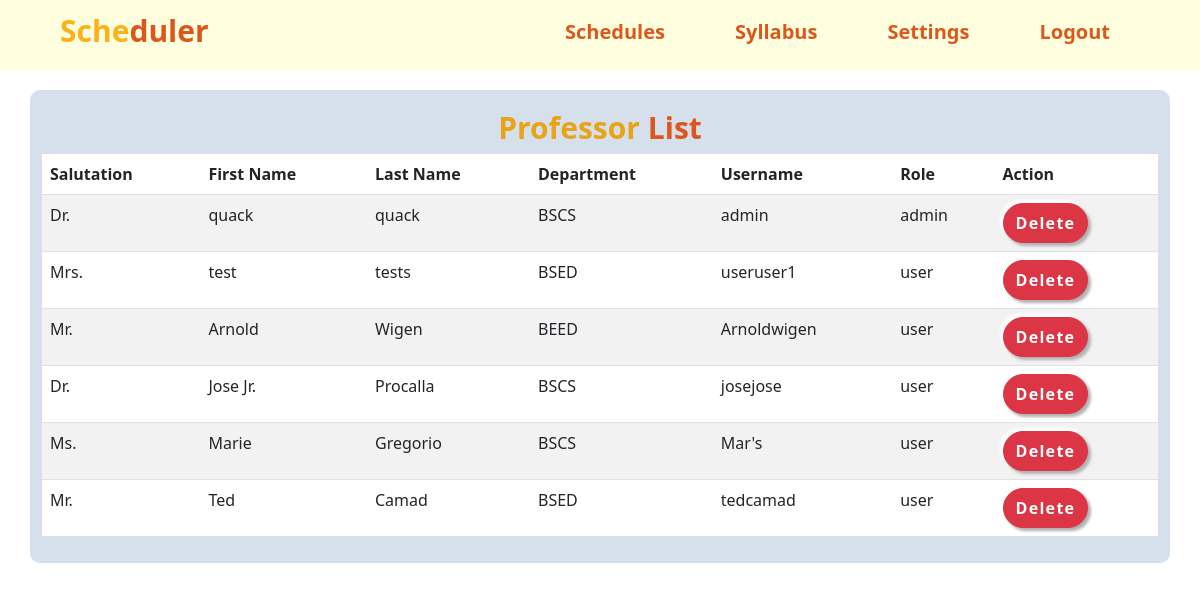
The app's page /proflist.php with its own data.
### tables this page shows
CREATE TABLE `professors` (
  `id` int(11) NOT NULL,
  `salutation` varchar(10) DEFAULT NULL,
  `firstname` varchar(50) NOT NULL,
  `lastname` varchar(50) NOT NULL,
  `department` varchar(50) DEFAULT NULL,
  `username` varchar(50) NOT NULL,
  `password` varchar(255) NOT NULL,
  `role` enum('user','admin') NOT NULL
);

### proflist.php (the view, shortened to what this page needs)
<?php
include 'dbconn.php';
$query = "SELECT id, salutation, firstname, lastname, department, username, role FROM professors";
$result = $conn->query($query);
$professors = [];
if ($result->num_rows > 0) {
    while ($row = $result->fetch_assoc()) {
        $professors[] = $row;
    }
}
usort($professors, 'customSort');
?>
<!DOCTYPE html>
<html>
<head>
    <link rel="stylesheet" href="https://cdn.jsdelivr.net/npm/bootstrap@5.3.0/dist/css/bootstrap.min.css">
    <link rel="stylesheet" type="text/css" href="css/proflist.css">
</head>
<body>
    <?php include 'nav.php'; ?>
    <div class="container">
        <h2>Professor <span>List</span></h2>
        <?php
        if (!empty($professors)) {
            echo '<table class="table table-striped">';
            echo '<thead>';
            echo '<tr>';
            echo '<th>Salutation</th>';
            echo '<th>First Name</th>';
            echo '<th>Last Name</th>';
            echo '<th>Department</th>';
            echo '<th>Username</th>';
            echo '<th>Role</th>';
            echo '<th>Action</th>';
            echo '</tr>';
            echo '</thead>';
            echo '<tbody>';
            foreach ($professors as $professor) {
                echo '<tr>';
                echo '<td>' . $professor['salutation'] . '</td>';
                echo '<td>' . $professor['firstname'] . '</td>';
                echo '<td>' . $professor['lastname'] . '</td>';
                echo '<td>' . $professor['department'] . '</td>';
                echo '<td>' . $professor['username'] . '</td>';
                echo '<td>' . $professor['role'] . '</td>';
                echo '<td>
                      <form method="post">
                      <button type="submit" name="delete" class="btn btn-danger" value="' . $professor['id'] . '">Delete</button>
                      </form>
                      </td>';
                echo '</tr>';
            }
            echo '</tbody>';
            echo '</table>';
        } else {
            echo "No records found.";
        }
        ?>
    </div>
</body>
</html>

### proflist.css (style rules this page uses)
body { background-color: white; }
.container { background-color: #D6E0EC; margin-top: 20px; margin-bottom: 50px; padding-bottom: 10px; border-radius: 10px; }
h2, .files { color: #E8A317; text-align: center; padding-top: 20px; font-size: 30px; font-weight: 800; }
h2 span { color: #DD571C; }
.btn-danger { box-shadow: none; font-weight: 700; height: 40px; color: white; border-radius: 25px; box-shadow: 3px 3px 3px #b1b1b1, -3px -3px 3px #fff; letter-spacing: 1.3px; }

### nav.css (style rules this page uses)
:root { --color-yellow: #FBB117; --color-orange: #DD571C; }
* { margin: 0; padding: 0; box-sizing: border-box; }
body { font-family:"Georgia" sans-serif; }

### records on screen
professors: salutation "Dr.", firstname "quack", lastname "quack", department "BSCS", username "admin", role "admin", $professor['id'] 9 (drawn)
professors: salutation "Mrs.", firstname "test", lastname "tests", department "BSED", username "useruser1", role "user", $professor['id'] 10 (drawn)
professors: salutation "Mr.", firstname "Arnold", lastname "Wigen", department "BEED", username "Arnoldwigen", role "user", $professor['id'] 11 (drawn)
professors: salutation "Dr.", firstname "Jose Jr.", lastname "Procalla", department "BSCS", username "josejose", role "user", $professor['id'] 12 (drawn)
professors: salutation "Ms.", firstname "Marie", lastname "Gregorio", department "BSCS", username "Mar's", role "user", $professor['id'] 14 (drawn)
professors: salutation "Mr.", firstname "Ted", lastname "Camad", department "BSED", username "tedcamad", role "user", $professor['id'] 15 (drawn)
